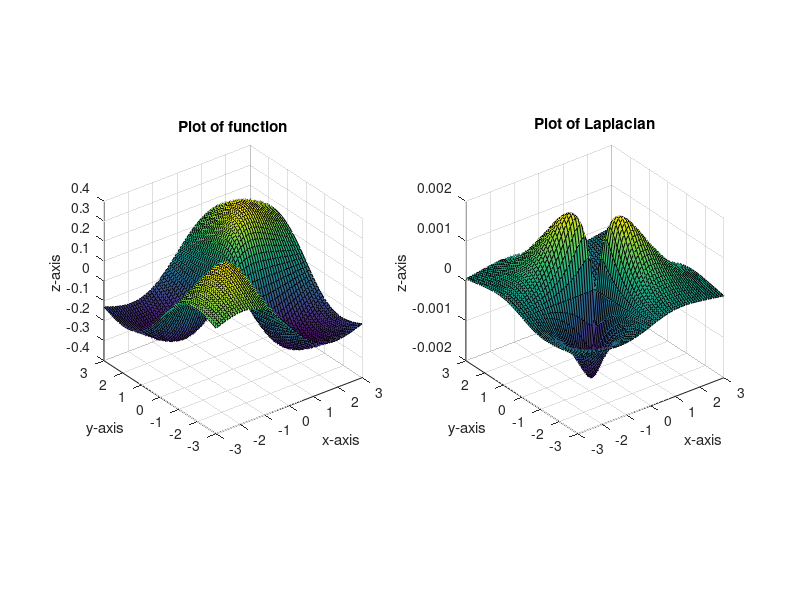

The MATLAB source for this figure:
clc
clear
close all

%mesh
m = -3:0.1:3;
[x,y] = meshgrid(m);

%function
z = x.*y.*exp(-sqrt(x.^2 + y.^2));

%laplacian
L = del2(z);

%plotting
subplot(1,2,1)
surf(x,y,z)
axis('square');
xlabel('x-axis')
ylabel('y-axis')
zlabel('z-axis')
title('Plot of function')
subplot(1,2,2)
surf(x,y,L)
axis('square');
xlabel('x-axis')
ylabel('y-axis')
zlabel('z-axis')
title('Plot of Laplacian')